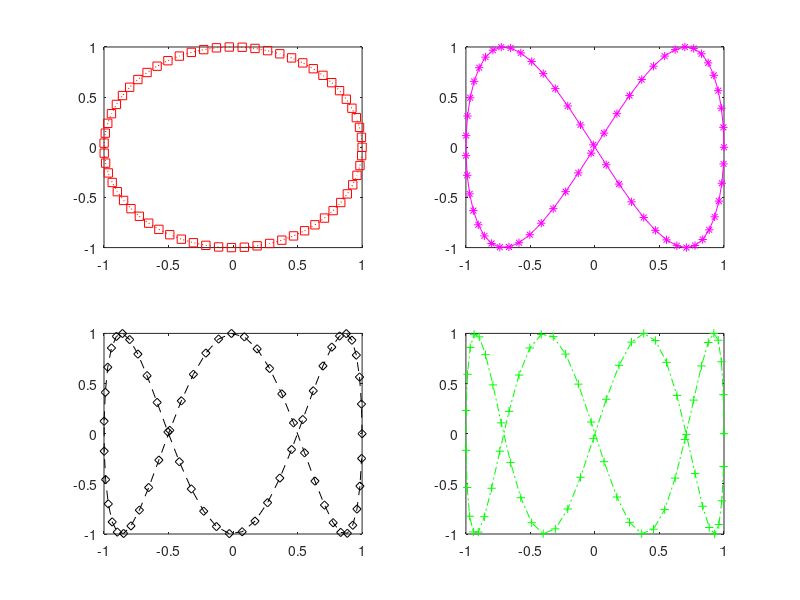

Source code (MATLAB):
clear all
clc
t=0:0.1:2*pi;
x=cos(t);
y1=sin(t);
y2=sin(2*t);
y3=sin(3*t);
y4=sin(4*t);

subplot(2,2,1);
plot(x,y1,'r:s');

subplot(2,2,2);
plot(x,y2,'m-*');

subplot(2,2,3);
plot(x,y3,'k--d');

subplot(2,2,4);
plot(x,y4,'g-.+');